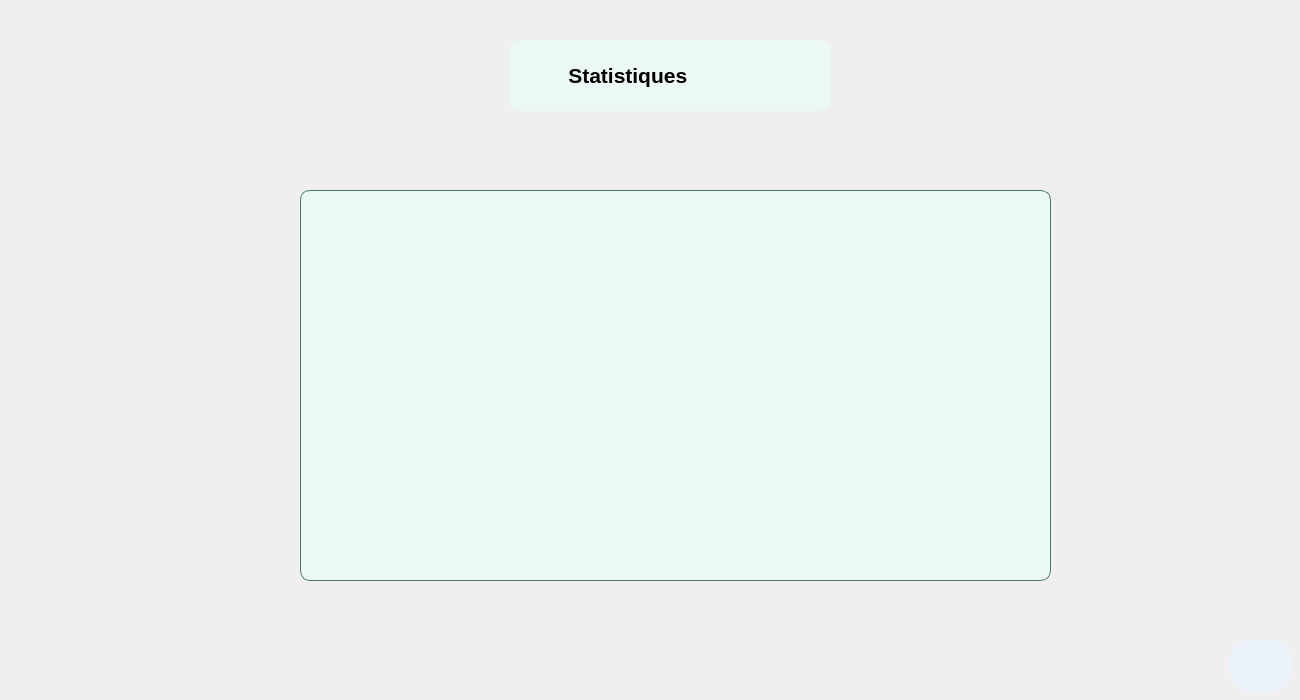
       <widget class="QWidget" name="statPage_3">
        <widget class="QWidget" name="irrigationPieContainer" native="true">
         <property name="geometry">
          <rect>
           <x>300</x>
           <y>190</y>
           <width>751</width>
           <height>391</height>
          </rect>
         </property>
         <property name="styleSheet">
          <string notr="true">#irrigationPieContainer{
background-color: #ecf8f6;
border-radius: 10px;
border: 1px solid #4A7C59;
}
</string>
         </property>
        </widget>
        <widget class="QLabel" name="label_69">
         <property name="geometry">
          <rect>
           <x>510</x>
           <y>40</y>
           <width>321</width>
           <height>71</height>
          </rect>
         </property>
         <property name="font">
          <font>
           <pointsize>16</pointsize>
           <weight>75</weight>
           <bold>true</bold>
          </font>
         </property>
         <property name="styleSheet">
          <string notr="true">QLabel{
background: #ecf8f6;
color: black;
border-radius: 10px;
}</string>
         </property>
         <property name="text">
          <string>          Statistiques</string>
         </property>
        </widget>
        <widget class="QPushButton" name="backMenuIrr_17">
         <property name="geometry">
          <rect>
           <x>1230</x>
           <y>640</y>
           <width>61</width>
           <height>51</height>
          </rect>
         </property>
         <property name="font">
          <font>
           <pointsize>14</pointsize>
           <weight>75</weight>
           <bold>true</bold>
          </font>
         </property>
         <property name="styleSheet">
          <string notr="true">QPushButton{
background: #EBF2FA;
color: black;
border-radius: 20px;
}  
QPushButton:hover
{
color: white;
background: #0FAC71;
} </string>
         </property>
         <property name="text">
          <string/>
         </property>
         <property name="icon">
          <iconset resource="icon.qrc">
           <normaloff>:/icons/icon/log-out.svg</normaloff>:/icons/icon/log-out.svg</iconset>
         </property>
         <property name="iconSize">
          <size>
           <width>30</width>
           <height>30</height>
          </size>
         </property>
        </widget>
       </widget>
